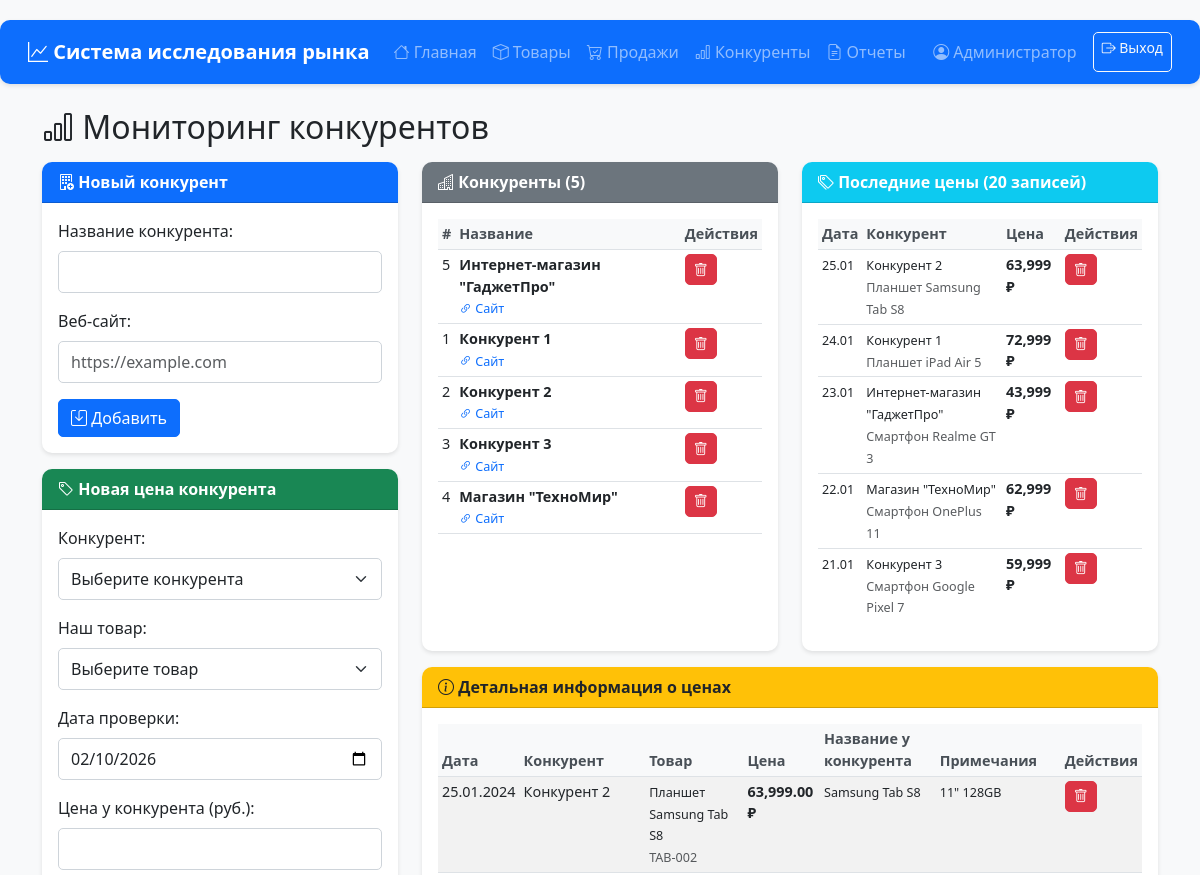
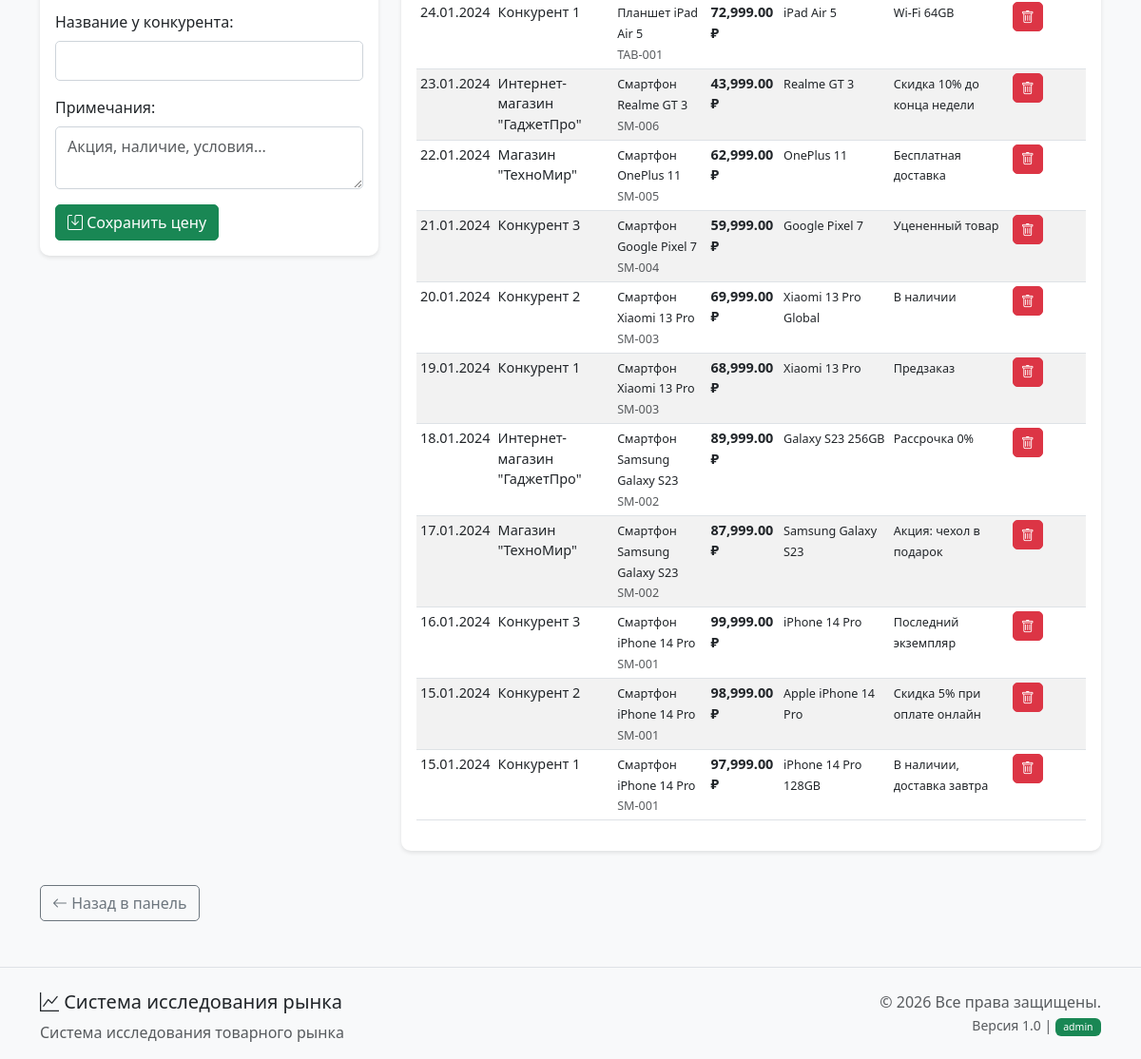
Page /competitors.php (signed in) on the committed database (2 pictures, top to bottom).
### tables this page shows
CREATE TABLE `competitors` (
  `id` int(11) NOT NULL,
  `name` varchar(200) NOT NULL,
  `website` varchar(255) DEFAULT NULL
);

CREATE TABLE `competitor_prices` (
  `id` int(11) NOT NULL,
  `competitor_id` int(11) NOT NULL,
  `product_id` int(11) NOT NULL,
  `check_date` date NOT NULL,
  `price` decimal(12,2) NOT NULL,
  `product_name_at_competitor` varchar(200) DEFAULT NULL,
  `notes` text DEFAULT NULL
);

CREATE TABLE `products` (
  `id` int(11) NOT NULL,
  `name` varchar(200) NOT NULL,
  `internal_code` varchar(50) DEFAULT NULL,
  `category` varchar(100) DEFAULT NULL,
  `description` text DEFAULT NULL,
  `is_active` tinyint(1) DEFAULT 1
);

### competitors.php (the view, shortened to what this page needs)
<?php
require_once 'config.php';
$conn = getConnection();
$action = isset($_GET['action']) ? $_GET['action'] : '';
$id = isset($_GET['id']) ? intval($_GET['id']) : 0;
$competitors = [];
$result = $conn->query("SELECT * FROM competitors ORDER BY name");
while ($row = $result->fetch_assoc()) {
    $competitors[] = $row;
}
$prices = [];
$sql = "SELECT cp.*,
               c.name as competitor_name,
               p.name as product_name,
               p.internal_code
        FROM competitor_prices cp
        JOIN competitors c ON cp.competitor_id = c.id
        JOIN products p ON cp.product_id = p.id
        ORDER BY cp.check_date DESC, cp.id DESC
        LIMIT 20";
$result = $conn->query($sql);
while ($row = $result->fetch_assoc()) {
    $prices[] = $row;
}
?>
<div class="container mt-4">
    <h2><i class="bi bi-bar-chart"></i> Мониторинг конкурентов</h2>
    <?php if ($action == 'delete' && $id > 0): ?>
    <div class="row justify-content-center">
        <div class="col-md-6">
            <div class="card">
                <div class="card-header bg-danger text-white">
                    <i class="bi bi-exclamation-triangle"></i> Подтверждение удаления
                </div>
                <div class="card-body text-center">
                    <h5 class="card-title">Вы уверены, что хотите удалить эту запись?</h5>
                    <?php if (canEdit()): ?>
                    <div class="mt-4">
                        <a href="?action=delete&id=<?php echo $id; ?>&type=<?php echo $_GET['type']; ?>&confirm=yes"
                           class="btn btn-danger btn-lg me-3">
                            <i class="bi bi-trash"></i> Да, удалить
                        </a>
                        <a href="competitors.php" class="btn btn-secondary btn-lg">
                            <i class="bi bi-x-circle"></i> Отмена
                        </a>
                    </div>
                    <?php else: ?>
                    <div class="alert alert-warning mt-3">
                        <i class="bi bi-shield-lock"></i> Недостаточно прав для удаления записей.
                    </div>
                    <?php endif; ?>
                </div>
            </div>
        </div>
    </div>
    <?php else: ?>
    <div class="row mt-3">
        <?php if (canEdit()): ?>
        <div class="col-md-4">
            <div class="card mb-3">
                <div class="card-header bg-primary text-white">
                    <i class="bi bi-building-add"></i> Новый конкурент
                </div>
                <div class="card-body">
                    <form method="POST">
                        <div class="mb-3">
                            <label class="form-label">Название конкурента:</label>
                            <input type="text" name="name" class="form-control" required>
                        </div>
                        <div class="mb-3">
                            <label class="form-label">Веб-сайт:</label>
                            <input type="url" name="website" class="form-control"
                                   placeholder="https://example.com">
                        </div>
                        <button type="submit" name="add_competitor" class="btn btn-primary">
                            <i class="bi bi-save"></i> Добавить
                        </button>
                    </form>
                </div>
            </div>
            <div class="card">
                <div class="card-header bg-success text-white">
                    <i class="bi bi-tag"></i> Новая цена конкурента
                </div>
                <div class="card-body">
                    <form method="POST">
                        <div class="mb-3">
                            <label class="form-label">Конкурент:</label>
                            <select name="competitor_id" class="form-select" required>
                                <option value="">Выберите конкурента</option>
                            </select>
                        </div>
                        <div class="mb-3">
                            <label class="form-label">Наш товар:</label>
                            <select name="product_id" class="form-select" required>
                                <option value="">Выберите товар</option>
                            </select>
                        </div>
                        <div class="mb-3">
                            <label class="form-label">Дата проверки:</label>
                            <input type="date" name="check_date" class="form-control"
                                   value="<?php echo date('Y-m-d'); ?>" required>
                        </div>
                        <div class="mb-3">
                            <label class="form-label">Цена у конкурента (руб.):</label>
                            <input type="number" name="price" class="form-control"
                                   min="0.01" step="0.01" required>
                        </div>
                        <div class="mb-3">
                            <label class="form-label">Название у конкурента:</label>
                            <input type="text" name="product_name_at_competitor" class="form-control">
                        </div>
                        <div class="mb-3">
                            <label class="form-label">Примечания:</label>
                            <textarea name="notes" class="form-control" rows="2"
                                      placeholder="Акция, наличие, условия..."></textarea>
                        </div>
                        <button type="submit" name="add_price" class="btn btn-success">
                            <i class="bi bi-save"></i> Сохранить цену
                        </button>
                    </form>
                </div>
            </div>
        </div>
        <?php endif; ?>
        <div class="<?php echo canEdit() ? 'col-md-8' : 'col-md-12'; ?>">
            <div class="row">
                <div class="col-md-6">
                    <div class="card mb-3" style="height: 100%;">
                        <div class="card-header bg-secondary text-white">
                            <i class="bi bi-buildings"></i> Конкуренты (<?php echo count($competitors); ?>)
                        </div>
                        <div class="card-body">
                            <div class="table-responsive" style="max-height: 400px; overflow-y: auto;">
                                <table class="table table-hover table-sm">
                                    <thead>
                                        <tr>
                                            <th>#</th>
                                            <th>Название</th>
                                            <?php if (canEdit()): ?>
                                            <th>Действия</th>
                                            <?php endif; ?>
                                        </tr>
                                    </thead>
                                    <tbody>
                                        <?php foreach ($competitors as $competitor): ?>
                                        <tr>
                                            <td><?php echo $competitor['id']; ?></td>
                                            <td>
                                                <strong><?php echo $competitor['name']; ?></strong>
                                                <?php if ($competitor['website']): ?>
                                                <br>
                                                <small>
                                                    <a href="<?php echo $competitor['website']; ?>" target="_blank" class="text-decoration-none">
                                                        <i class="bi bi-link-45deg"></i> Сайт
                                                    </a>
                                                </small>
                                                <?php endif; ?>
                                            </td>
                                            <?php if (canEdit()): ?>
                                            <td>
                                                <a href="?action=delete&id=<?php echo $competitor['id']; ?>&type=competitor"
                                                   class="btn btn-sm btn-danger"
                                                   onclick="return confirm('Удалить конкурента?')">
                                                    <i class="bi bi-trash"></i>
                                                </a>
                                            </td>
                                            <?php endif; ?>
                                        </tr>
                                        <?php endforeach; ?>
                                    </tbody>
                                </table>
                            </div>
                        </div>
                    </div>
                </div>
                <div class="col-md-6">
                    <div class="card mb-3" style="height: 100%;">
                        <div class="card-header bg-info text-white">
                            <i class="bi bi-tags"></i> Последние цены (20 записей)
                        </div>
                        <div class="card-body">
                            <div class="table-responsive" style="max-height: 400px; overflow-y: auto;">
                                <table class="table table-hover table-sm">
                                    <thead>
                                        <tr>
                                            <th>Дата</th>
                                            <th>Конкурент</th>
                                            <th>Цена</th>
                                            <?php if (canEdit()): ?>
                                            <th>Действия</th>
                                            <?php endif; ?>
                                        </tr>
                                    </thead>
                                    <tbody>
                                        <?php foreach ($prices as $price): ?>
                                        <tr>
                                            <td><small><?php echo date('d.m', strtotime($price['check_date'])); ?></small></td>
                                            <td>
                                                <small><?php echo $price['competitor_name']; ?></small>
                                                <br>
                                                <small class="text-muted"><?php echo $price['product_name']; ?></small>
                                            </td>
                                            <td><strong><?php echo number_format($price['price'], 0); ?> ₽</strong></td>
                                            <?php if (canEdit()): ?>
                                            <td>
                                                <a href="?action=delete&id=<?php echo $price['id']; ?>&type=price"
                                                   class="btn btn-sm btn-danger"
                                                   onclick="return confirm('Удалить запись о цене?')">
                                                    <i class="bi bi-trash"></i>
                                                </a>
                                            </td>
                                            <?php endif; ?>
                                        </tr>
                                        <?php endforeach; ?>
                                    </tbody>
                                </table>
                            </div>
                        </div>
                    </div>
                </div>
            </div>
            <div class="row mt-3">
                <div class="col-md-12">
                    <div class="card">
                        <div class="card-header bg-warning text-dark">
                            <i class="bi bi-info-circle"></i> Детальная информация о ценах
                        </div>
                        <div class="card-body">
                            <div class="table-responsive">
                                <table class="table table-striped table-sm">
                                    <thead>
                                        <tr>
                                            <th>Дата</th>
                                            <th>Конкурент</th>
                                            <th>Товар</th>
                                            <th>Цена</th>
                                            <th>Название у конкурента</th>
                                            <th>Примечания</th>
                                            <?php if (canEdit()): ?>
                                            <th>Действия</th>
                                            <?php endif; ?>
                                        </tr>
                                    </thead>
                                    <tbody>
                                        <?php foreach ($prices as $price): ?>
                                        <tr>
                                            <td><?php echo date('d.m.Y', strtotime($price['check_date'])); ?></td>
                                            <td><?php echo $price['competitor_name']; ?></td>
                                            <td>
                                                <small><?php echo $price['product_name']; ?></small>
                                                <br>
                                                <small class="text-muted"><?php echo $price['internal_code']; ?></small>
                                            </td>
                                            <td><strong><?php echo number_format($price['price'], 2); ?> ₽</strong></td>
                                            <td><small><?php echo $price['product_name_at_competitor']; ?></small></td>
                                            <td><small><?php echo $price['notes']; ?></small></td>
                                            <?php if (canEdit()): ?>
                                            <td>
                                                <a href="?action=delete&id=<?php echo $price['id']; ?>&type=price"
                                                   class="btn btn-sm btn-danger"
                                                   onclick="return confirm('Удалить запись о цене?')">
                                                    <i class="bi bi-trash"></i>
                                                </a>
                                            </td>
                                            <?php endif; ?>
                                        </tr>
                                        <?php endforeach; ?>
                                    </tbody>
                                </table>
                            </div>
                        </div>
                    </div>
                </div>
            </div>
        </div>
    </div>
    <?php endif; ?>
    <a href="index.php" class="btn btn-outline-secondary mt-3">
        <i class="bi bi-arrow-left"></i> Назад в панель
    </a>
</div>

### rows in the picture
competitors: id "5", name "Интернет-магазин \"ГаджетПро\""
competitors: id "1", name "Конкурент 1"
competitors: id "2", name "Конкурент 2"
competitors: id "3", name "Конкурент 3"
competitors: id "4", name "Магазин \"ТехноМир\""
competitor_prices: check_date "25.01", competitor.name "Конкурент 2", product.name "Планшет Samsung Tab S8", price "63,999", check_date "25.01.2024", product.internal_code "TAB-002", price "63,999.00", product_name_at_competitor "Samsung Tab S8", notes "11\" 128GB"
competitor_prices: check_date "24.01", competitor.name "Конкурент 1", product.name "Планшет iPad Air 5", price "72,999", check_date "24.01.2024", product.internal_code "TAB-001", price "72,999.00", product_name_at_competitor "iPad Air 5", notes "Wi-Fi 64GB"
competitor_prices: check_date "23.01", competitor.name "Интернет-магазин \"ГаджетПро\"", product.name "Смартфон Realme GT 3", price "43,999", check_date "23.01.2024", product.internal_code "SM-006", price "43,999.00", product_name_at_competitor "Realme GT 3", notes "Скидка 10% до конца недели"
competitor_prices: check_date "22.01", competitor.name "Магазин \"ТехноМир\"", product.name "Смартфон OnePlus 11", price "62,999", check_date "22.01.2024", product.internal_code "SM-005", price "62,999.00", product_name_at_competitor "OnePlus 11", notes "Бесплатная доставка"
competitor_prices: check_date "21.01", competitor.name "Конкурент 3", product.name "Смартфон Google Pixel 7", price "59,999", check_date "21.01.2024", product.internal_code "SM-004", price "59,999.00", product_name_at_competitor "Google Pixel 7", notes "Уцененный товар"
competitor_prices: check_date "20.01.2024", competitor.name "Конкурент 2", product.name "Смартфон Xiaomi 13 Pro", product.internal_code "SM-003", price "69,999.00", product_name_at_competitor "Xiaomi 13 Pro Global", notes "В наличии"
competitor_prices: check_date "19.01.2024", competitor.name "Конкурент 1", product.name "Смартфон Xiaomi 13 Pro", product.internal_code "SM-003", price "68,999.00", product_name_at_competitor "Xiaomi 13 Pro", notes "Предзаказ"
competitor_prices: check_date "18.01.2024", competitor.name "Интернет-магазин \"ГаджетПро\"", product.name "Смартфон Samsung Galaxy S23", product.internal_code "SM-002", price "89,999.00", product_name_at_competitor "Galaxy S23 256GB", notes "Рассрочка 0%"
competitor_prices: check_date "17.01.2024", competitor.name "Магазин \"ТехноМир\"", product.name "Смартфон Samsung Galaxy S23", product.internal_code "SM-002", price "87,999.00", product_name_at_competitor "Samsung Galaxy S23", notes "Акция: чехол в подарок"
competitor_prices: check_date "16.01.2024", competitor.name "Конкурент 3", product.name "Смартфон iPhone 14 Pro", product.internal_code "SM-001", price "99,999.00", product_name_at_competitor "iPhone 14 Pro", notes "Последний экземпляр"
competitor_prices: check_date "15.01.2024", competitor.name "Конкурент 2", product.name "Смартфон iPhone 14 Pro", product.internal_code "SM-001", price "98,999.00", product_name_at_competitor "Apple iPhone 14 Pro", notes "Скидка 5% при оплате онлайн"
competitor_prices: check_date "15.01.2024", competitor.name "Конкурент 1", product.name "Смартфон iPhone 14 Pro", product.internal_code "SM-001", price "97,999.00", product_name_at_competitor "iPhone 14 Pro 128GB", notes "В наличии, доставка завтра"

### other values in the picture
SITE_NAME "Система исследования рынка"
$_SESSION['full_name'] "Администратор"
count($competitors) "5"
$_SESSION['username'] "admin"
